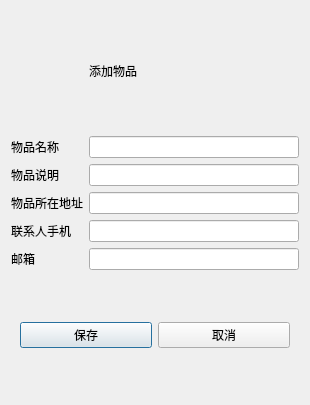
<?xml version="1.0" encoding="UTF-8"?>
<ui version="4.0">
 <class>Dlg_AddItem</class>
 <widget class="QDialog" name="Dlg_AddItem">
  <property name="geometry">
   <rect>
    <x>0</x>
    <y>0</y>
    <width>310</width>
    <height>405</height>
   </rect>
  </property>
  <property name="windowTitle">
   <string>Dialog</string>
  </property>
  <layout class="QGridLayout" name="gridLayout_2">
   <item row="0" column="1">
    <widget class="QLabel" name="label">
     <property name="text">
      <string>添加物品</string>
     </property>
    </widget>
   </item>
   <item row="1" column="0">
    <widget class="QLabel" name="label_2">
     <property name="text">
      <string>物品名称</string>
     </property>
    </widget>
   </item>
   <item row="1" column="1">
    <widget class="QLineEdit" name="le_name"/>
   </item>
   <item row="2" column="0">
    <widget class="QLabel" name="label_3">
     <property name="text">
      <string>物品说明</string>
     </property>
    </widget>
   </item>
   <item row="2" column="1">
    <widget class="QLineEdit" name="le_info"/>
   </item>
   <item row="3" column="0">
    <widget class="QLabel" name="label_4">
     <property name="text">
      <string>物品所在地址</string>
     </property>
    </widget>
   </item>
   <item row="3" column="1">
    <widget class="QLineEdit" name="le_address"/>
   </item>
   <item row="4" column="0">
    <widget class="QLabel" name="label_5">
     <property name="text">
      <string>联系人手机</string>
     </property>
    </widget>
   </item>
   <item row="4" column="1">
    <widget class="QLineEdit" name="le_phone"/>
   </item>
   <item row="5" column="0">
    <widget class="QLabel" name="label_6">
     <property name="text">
      <string>邮箱</string>
     </property>
    </widget>
   </item>
   <item row="5" column="1">
    <widget class="QLineEdit" name="le_mail"/>
   </item>
   <item row="6" column="0" colspan="2">
    <widget class="QWidget" name="widget" native="true">
     <layout class="QGridLayout" name="gridLayout">
      <item row="0" column="0">
       <widget class="QPushButton" name="save">
        <property name="text">
         <string>保存</string>
        </property>
       </widget>
      </item>
      <item row="0" column="1">
       <widget class="QPushButton" name="cancel">
        <property name="text">
         <string>取消</string>
        </property>
       </widget>
      </item>
     </layout>
    </widget>
   </item>
  </layout>
 </widget>
 <resources/>
 <connections/>
</ui>
